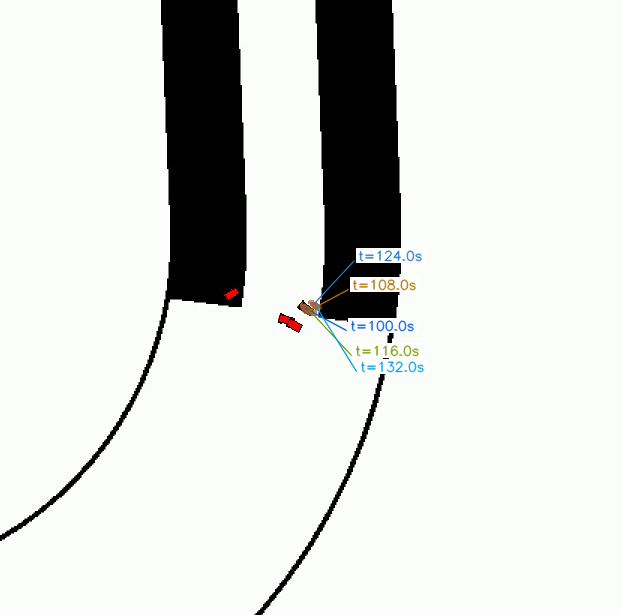
#> input picture baselines/vids/timeseries/ts_deform_4agent_narrow.png, 621 x 615 px
$ python video_timeseries_overlay.py ../../vids/timeseries/ts_deform_4agent_narrow.png
#> lines starting #> are read from the running program, lines starting #| are printed output that depends on the picture; after the words box and inside, x2 and y2 are one past the last pixel; in counts of white or black regions, pixels touching at a corner belong together
#!/usr/bin/env python3
"""
Stroboscopic timeseries image (ORCA / paper style):
  - static background (reference frame)
  - semi-transparent agent ghosts at each sample time
  - color-coded t= labels with leader lines to each snapshot

Uses ECC alignment when the gym camera pans (focus_on: agent_0).
"""

from __future__ import annotations

import argparse
import os
import sys

import cv2
import numpy as np


def _parse_args() -> argparse.Namespace:
    p = argparse.ArgumentParser(description=__doc__)
    p.add_argument("video")
    p.add_argument("-o", "--output", help="Output PNG path")
    p.add_argument("--times", type=float, nargs="*", help="Sample times (seconds)")
    p.add_argument("--dt", type=float, default=1.0,
                   help="Sample interval (seconds) if --times omitted")
    p.add_argument("--ref-time", type=float, default=120.0,
                   help="Background frame + alignment reference (seconds)")
    p.add_argument("--alpha", type=float, default=0.55, help="Ghost opacity")
    p.add_argument("--max-samples", type=int, default=8)
    p.add_argument("--crop-padding", type=int, default=120,
                   help="Pixels around agent trail for auto-crop")
    p.add_argument("--out-width", type=int, default=1400,
                   help="Upscale cropped image to this width (0 = no upscale)")
    p.add_argument("--font-scale", type=float, default=0.65,
                   help="Timestamp label font scale")
    p.add_argument(
        "--time-decimals", type=int, default=1,
        help="Decimal places in t= labels (ORCA uses 1)",
    )
    return p.parse_args()


def _open_video(path: str) -> tuple[cv2.VideoCapture, float, float]:
    cap = cv2.VideoCapture(path)
    if not cap.isOpened():
        raise FileNotFoundError(path)
    fps = cap.get(cv2.CAP_PROP_FPS) or 20.0
    n = int(cap.get(cv2.CAP_PROP_FRAME_COUNT) or 0)
    return cap, fps, n / fps if n else 0.0


def _read_at(cap: cv2.VideoCapture, t_s: float) -> np.ndarray | None:
    cap.set(cv2.CAP_PROP_POS_MSEC, max(0.0, t_s) * 1000.0)
    ok, f = cap.read()
    return f


def _gray(frame: np.ndarray) -> np.ndarray:
    g = cv2.cvtColor(frame, cv2.COLOR_BGR2GRAY).astype(np.float32)
    return cv2.GaussianBlur(g, (5, 5), 0)


def _align_euclidean(ref_g: np.ndarray, mov_g: np.ndarray) -> np.ndarray:
    warp = np.eye(2, 3, dtype=np.float32)
    try:
        _, warp = cv2.findTransformECC(
            ref_g, mov_g, warp, cv2.MOTION_EUCLIDEAN,
            (cv2.TERM_CRITERIA_EPS | cv2.TERM_CRITERIA_COUNT, 80, 1e-5),
        )
    except cv2.error:
        pass
    return warp


# ORCA-style label colours (BGR): blue, orange, green, teal, red, purple
LABEL_COLORS = [
    (220, 140, 60),   # blue
    (50, 140, 230),   # orange
    (80, 180, 70),    # green
    (200, 160, 80),   # teal
    (80, 80, 220),    # red
    (180, 90, 180),   # purple
]


def _agent_mask(frame: np.ndarray) -> np.ndarray:
    hsv = cv2.cvtColor(frame, cv2.COLOR_BGR2HSV)
    s, v = hsv[:, :, 1], hsv[:, :, 2]
    # Agent colours only (exclude grey UI text and black walls).
    mask = ((s > 85) & (v > 70) & (v < 235)).astype(np.uint8) * 255
    mask[:48, :] = 0
    mask[-58:, :] = 0
    mask = cv2.morphologyEx(mask, cv2.MORPH_OPEN, np.ones((3, 3), np.uint8))
    return mask


def _strip_ui_bands(frame: np.ndarray, ref: np.ndarray) -> np.ndarray:
    """Replace pygame HUD bands with clean background from reference."""
    out = frame.copy()
    out[:48, :] = ref[:48, :]
    out[-58:, :] = ref[-58:, :]
    return out


def _centroids(mask: np.ndarray, min_area: int = 35) -> list[tuple[int, int]]:
    n, _lbl, stats, cents = cv2.connectedComponentsWithStats(mask, 8)
    return [
        (int(cents[i, 0]), int(cents[i, 1]))
        for i in range(1, n) if stats[i, cv2.CC_STAT_AREA] >= min_area
    ]


def _sample_times(dur: float, dt: float, explicit: list[float] | None, cap: int) -> list[float]:
    if explicit:
        ts = sorted({max(0.0, min(t, dur - 0.05)) for t in explicit})
    else:
        ts = list(np.linspace(0, max(0, dur - 0.05), max(2, int(dur / dt) + 1)))
    if len(ts) > cap:
        idx = np.linspace(0, len(ts) - 1, cap, dtype=int)
        ts = [ts[i] for i in idx]
    return ts


def _crop_box(
    labels: list[tuple[int, int, float]],
    agent_pixels: np.ndarray,
    shape: tuple[int, int],
    pad: int,
) -> tuple[int, int, int, int]:
    h, w = shape
    xs, ys = [], []
    for cx, cy, _ in labels:
        xs.append(cx)
        ys.append(cy)
    if agent_pixels.size:
        ys_px, xs_px = np.where(agent_pixels)
        xs.extend(xs_px.tolist())
        ys.extend(ys_px.tolist())
    if not xs:
        return 0, 0, w, h
    x0 = max(0, min(xs) - pad)
    x1 = min(w, max(xs) + pad)
    y0 = max(0, min(ys) - pad)
    y1 = min(h, max(ys) + pad)
    return x0, y0, x1, y1


def _draw_labels(
    img: np.ndarray,
    labels: list[tuple[int, int, float]],
    font_scale: float,
    time_decimals: int = 1,
) -> None:
    """ORCA-style: colored t= labels on the right, y tracks each snapshot."""
    if not labels:
        return
    labels = sorted(labels, key=lambda x: x[2])
    h, w = img.shape[:2]
    margin = 14
    font = cv2.FONT_HERSHEY_SIMPLEX
    thickness = max(1, int(font_scale * 2))

    sizes = [cv2.getTextSize(f"t={t:.{max(0, time_decimals)}f}s", font, font_scale, thickness)
             for _, _, t in labels]
    row_h = max(th + bl + 8 for (_, th), bl in sizes)

    ly_targets = [int(np.clip(cy + row_h // 2, row_h, h - margin)) for _, cy, _ in labels]
    for i in range(1, len(ly_targets)):
        if ly_targets[i] < ly_targets[i - 1] + row_h:
            ly_targets[i] = ly_targets[i - 1] + row_h
    for i in range(len(ly_targets) - 2, -1, -1):
        if ly_targets[i] > ly_targets[i + 1] - row_h:
            ly_targets[i] = ly_targets[i + 1] - row_h
    ly_targets = [int(np.clip(y, row_h, h - margin)) for y in ly_targets]

    lx_base = w - margin - max(s[0][0] for s in sizes)
    for i, ((cx, cy, t_s), (ly, ((tw, th), baseline))) in enumerate(
        zip(labels, zip(ly_targets, sizes))
    ):
        color = LABEL_COLORS[i % len(LABEL_COLORS)]
        txt = f"t={t_s:.{max(0, time_decimals)}f}s"
        lx = max(cx + 28, lx_base - (i % 2) * (tw + 16))
        anchor = (lx - 6, ly - th // 2)
        cv2.line(img, (cx, cy), anchor, color, 2, cv2.LINE_AA)
        cv2.putText(img, txt, (lx, ly), font, font_scale, color, thickness, cv2.LINE_AA)


def build_overlay(
    video_path: str,
    output_path: str,
    times: list[float] | None = None,
    dt: float = 10.0,
    ref_time: float = 120.0,
    alpha: float = 0.55,
    max_samples: int = 20,
    crop_padding: int = 120,
    out_width: int = 1400,
    font_scale: float = 0.75,
    time_decimals: int = 1,
) -> str:
    cap, _fps, dur = _open_video(video_path)
    ref = _read_at(cap, ref_time)
    if ref is None:
        raise RuntimeError(f"Cannot read ref frame t={ref_time}s")
    ref_g = _gray(ref)
    composite = ref.astype(np.float32)
    labels: list[tuple[int, int, float]] = []
    agent_union = np.zeros(ref.shape[:2], dtype=bool)

    sample_ts = _sample_times(dur, dt, times, max_samples)
    print(f"  dur={dur:.1f}s  ref={ref_time:.1f}s  n={len(sample_ts)}", file=sys.stderr)

    for t_s in sample_ts:
        frame = _read_at(cap, t_s)
        if frame is None:
            continue
        warp = _align_euclidean(ref_g, _gray(frame))
        warped = _strip_ui_bands(
            cv2.warpAffine(
                frame, warp, (ref.shape[1], ref.shape[0]),
                flags=cv2.INTER_LINEAR, borderValue=(245, 245, 245),
            ),
            ref,
        )
        m = cv2.warpAffine(
            _agent_mask(frame), warp, (ref.shape[1], ref.shape[0]),
            flags=cv2.INTER_NEAREST, borderValue=0,
        ) > 0
        if not np.any(m):
            continue
        agent_union |= m
        composite[m] = composite[m] * (1 - alpha) + warped[m].astype(np.float32) * alpha
        cents = _centroids(m.astype(np.uint8) * 255)
        if cents:
            cx = int(np.mean([c[0] for c in cents]))
            cy = int(np.mean([c[1] for c in cents]))
            labels.append((cx, cy, t_s))

    cap.release()
    full = np.clip(composite, 0, 255).astype(np.uint8)
    full[:48, :] = ref[:48, :]
    full[-58:, :] = ref[-58:, :]

    x0, y0, x1, y1 = _crop_box(labels, agent_union, full.shape[:2], crop_padding)
    cropped = full[y0:y1, x0:x1].copy()
    labels_c = [(cx - x0, cy - y0, t) for cx, cy, t in labels]

    if out_width > 0 and cropped.shape[1] > 0:
        scale = out_width / cropped.shape[1]
        nh = max(1, int(cropped.shape[0] * scale))
        cropped = cv2.resize(cropped, (out_width, nh), interpolation=cv2.INTER_LINEAR)
        labels_c = [(int(cx * scale), int(cy * scale), t) for cx, cy, t in labels_c]
        font_scale *= scale

    _draw_labels(cropped, labels_c, font_scale, time_decimals)

    os.makedirs(os.path.dirname(output_path) or ".", exist_ok=True)
    cv2.imwrite(output_path, cropped)
    print(f"  crop [{x0}:{x1}, {y0}:{y1}] → {cropped.shape[1]}x{cropped.shape[0]}",
          file=sys.stderr)
    return output_path


def main() -> None:
    args = _parse_args()
    video = os.path.abspath(args.video)
    if args.output:
        out = os.path.abspath(args.output)
    else:
        stem = os.path.splitext(os.path.basename(video))[0]
        root = os.path.dirname(os.path.dirname(video))
        if os.path.basename(root) == "videos":
            root = os.path.dirname(root)
        out = os.path.join(root, "timeseries", f"{stem}_overlay.png")

    path = build_overlay(
        video, out,
        times=args.times if args.times else None,
        dt=args.dt,
        ref_time=args.ref_time,
        alpha=args.alpha,
        max_samples=args.max_samples,
        crop_padding=args.crop_padding,
        out_width=args.out_width,
        font_scale=args.font_scale,
        time_decimals=args.time_decimals,
    )
#> in _read_at, f is the input picture: shape (615, 621, 3); mean B, G, R 217.2, 219.8, 218.1
#> the loop in build_overlay, `for t_s in sample_ts:` made 2 passes
#> (warp, n in _centroids, stats in _centroids, cx, cy) on passes 1 to 2: ([[1, -1.15e-09, 1.52e-07], [1.15e-09, 1, 6.09e-07]], 2, [[0, 0, 621, 615, 381746], [300, 300, 22, 16, 169]], 309, 307), ([[1, -1.15e-09, 1.52e-07], [1.15e-09, 1, 6.09e-07]], 2, [[0, 0, 621, 615, 381746], [300, 300, 22, 16, 169]], 309, 307)
#> pass 1, in _agent_mask, `s, v = hsv[:, :, 1], hsv[:, :, 2]`:
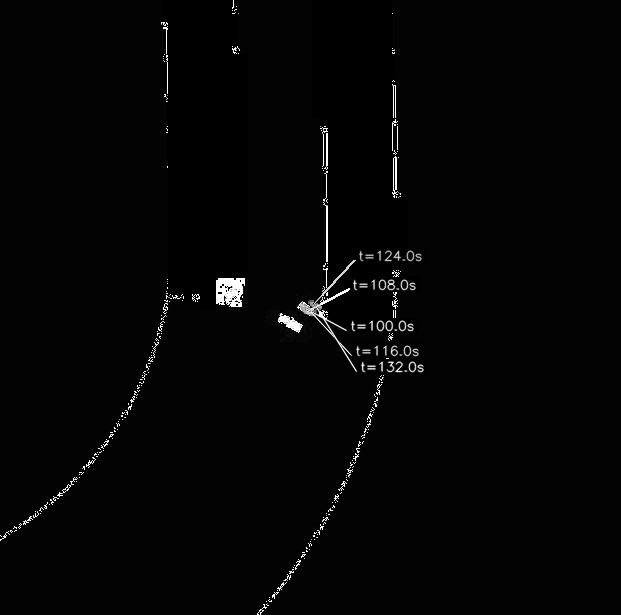
#> s: shape (615, 621); min 0, max 255, mean 5.3
#> pass 1, in _agent_mask, `mask = ((s > 85) & (v > 70) & (v < 235)).astype(np.uint8) * 255`:
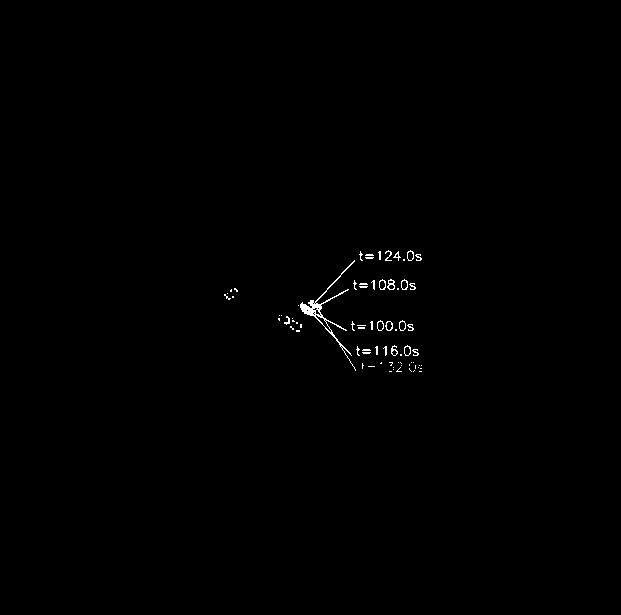
#> mask: shape (615, 621); 0.37% white in thin lines or dots, all inside (x1, y1, x2, y2) = (224, 250, 422, 372)
#> after the loop in build_overlay, `for t_s in sample_ts:`:
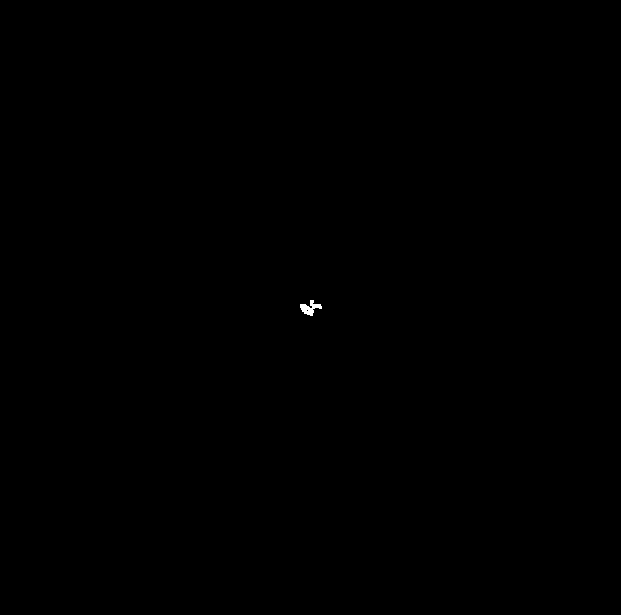
#> agent_union: shape (615, 621) bool; 0.04% white; 1 white region, box (x1, y1, x2, y2) and area: (300, 300, 322, 316) 169
#> after the loop in build_overlay, `for t_s in sample_ts:`: labels = [(309, 307, 0), (309, 307, 0)]
#> the loop in _crop_box, `for cx, cy, _ in labels:` made 2 passes
#> (cx, cy) on passes 1 to 2: (309, 307), (309, 307)
#> after the loop in _crop_box, `for cx, cy, _ in labels:`: xs = [309, 309]; ys = [307, 307]
#> in _crop_box, `ys_px, xs_px = np.where(agent_pixels)`: ys_px = 169 values from 300 to 315; xs_px = 169 values, max 321 at index 68, min 300 at index 15, mean 309.5
#> in _crop_box, `x0 = max(0, min(xs) - pad)`: x0 = 180
#> in _crop_box, `x1 = min(w, max(xs) + pad)`: x1 = 441
#> in _crop_box, `y0 = max(0, min(ys) - pad)`: y0 = 180
#> in _crop_box, `y1 = min(h, max(ys) + pad)`: y1 = 435
#> in build_overlay, `x0, y0, x1, y1 = _crop_box(labels, agent_union, full.shape[:2], crop_p..`: x0 = 180; x1 = 441; y1 = 435
#> in build_overlay, `cropped = full[y0:y1, x0:x1].copy()`:
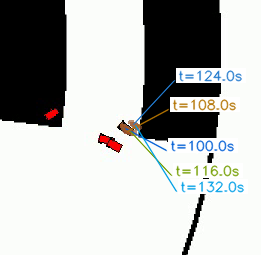
#> cropped: shape (255, 261, 3); mean B, G, R 180.6, 182.5, 181
#> in build_overlay, `labels_c = [(cx - x0, cy - y0, t) for cx, cy, t in labels]`: labels_c = [(129, 127, 0), (129, 127, 0)]
#> in build_overlay, `cropped = cv2.resize(cropped, (out_width, nh), interpolation=cv2.INTER..`:
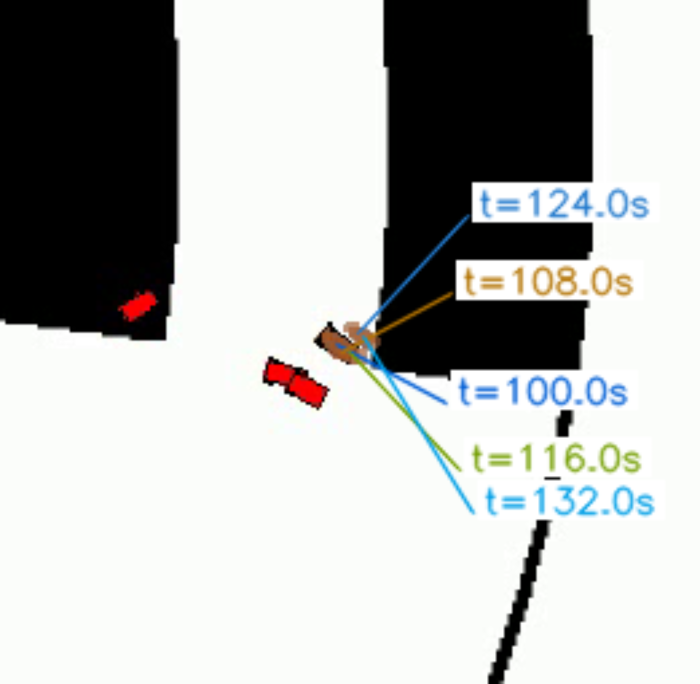
#> cropped: shape (1367, 1400, 3) (shown at 1/2 size); mean B, G, R 180.5, 182.5, 181
#> in build_overlay, `labels_c = [(int(cx * scale), int(cy * scale), t) for cx, cy, t in lab..`: labels_c = [(691, 681, 0), (691, 681, 0)]
#> in _draw_labels, `sizes = [cv2.getTextSize(f"t={t:.{max(0, time_decimals)}f}s", font, fo..`: sizes = [((372, 76), 34), ((372, 76), 34)]
#> in _draw_labels, `row_h = max(th + bl + 8 for (_, th), bl in sizes)`: row_h = 118
#> in _draw_labels, `ly_targets = [int(np.clip(cy + row_h // 2, row_h, h - margin)) for _, ..`: ly_targets = [740, 740]
#> the loop in _draw_labels, `for i in range(1, len(ly_targets)):` made 1 pass
#> after the loop in _draw_labels, `for i in range(1, len(ly_targets)):`: ly_targets = [740, 858]
#> the loop in _draw_labels, `for i in range(len(ly_targets) - 2, -1, -1):` made 1 pass
#> in _draw_labels, `lx_base = w - margin - max(s[0][0] for s in sizes)`: lx_base = 1014
#> the loop in _draw_labels, `for i, ((cx, cy, t_s), (ly, ((tw, th), baseline))) in enumerate( zip(l..` made 2 passes
#> (cx, cy, t_s, ly, tw, th, baseline, color) on passes 1 to 2: (691, 681, 0, 740, 372, 76, 34, (220, 140, 60)), (691, 681, 0, 858, 372, 76, 34, (50, 140, 230))
    im = cv2.imread(path)
    print(f"Saved {path}  ({im.shape[1]}x{im.shape[0]})")
#| Saved baselines/vids/timeseries/ts_deform_4agent_narrow_overlay.png  (1400x1367)


if __name__ == "__main__":
    main()
